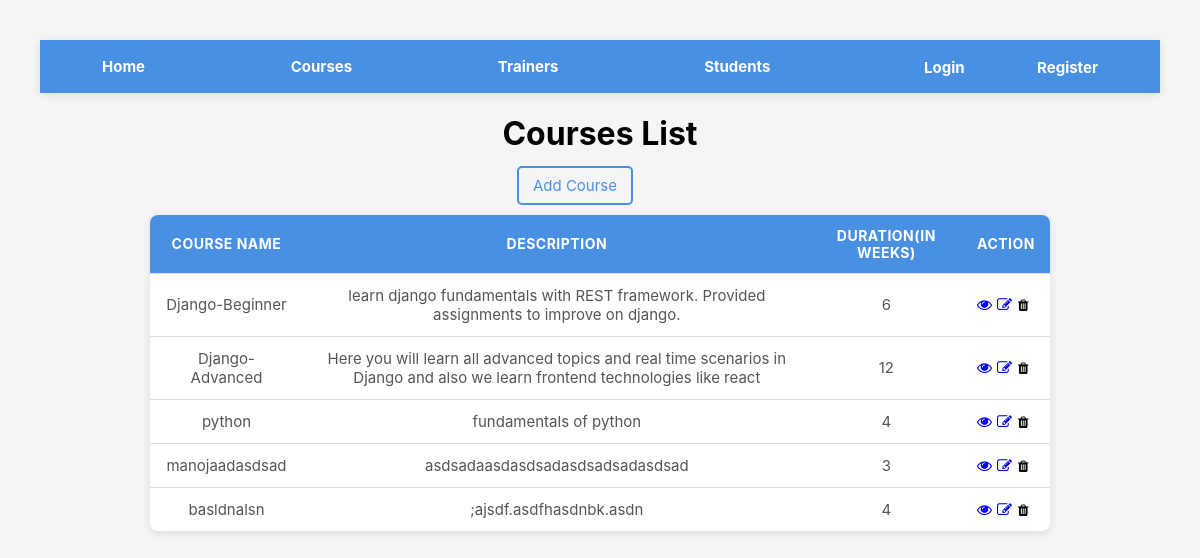
Before: /academy/courses/ with the older database file.
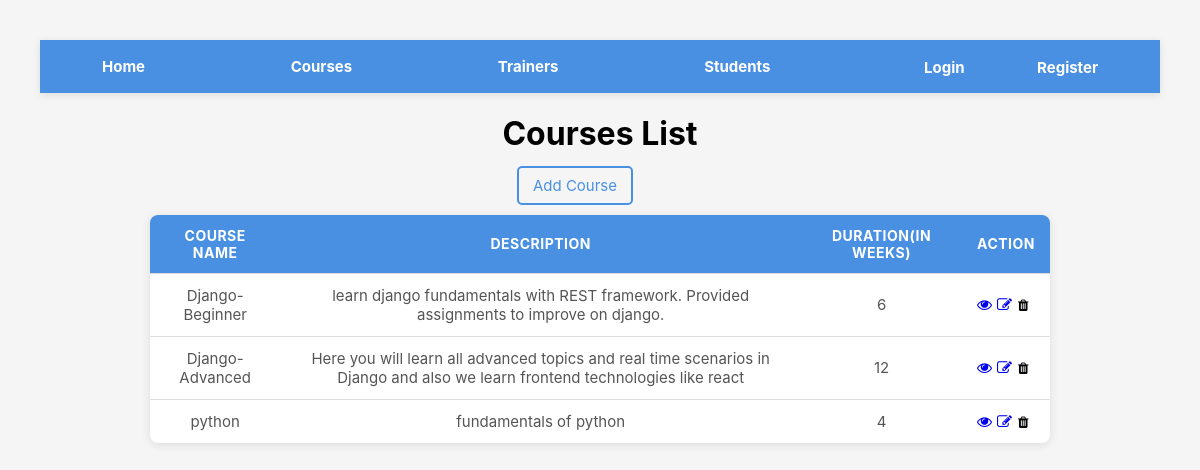
After: the same page with the newer database file.
### academy/models.py (models this page shows, shortened)
class Course(models.Model):
    course_name = models.CharField(max_length=50)
    description = models.TextField(max_length=250)
    duration = models.PositiveIntegerField()
    course_image = models.ImageField(upload_to='images',default="images/default.jpg",blank=True)
    created_at = models.DateField(auto_now_add=True)
    updated_at = models.DateField(auto_now=True)

### academy/views.py (the view)
# urls.py: path('courses/', views.course,name='course'),
def course(request):
    courses = Course.objects.all()
    context = {
        'courses' : courses,
    }
    return render(request, 'course.html',context)

### templates/course.html (shortened to what this page needs)
{% extends 'navbar.html' %}
{% load static %}
    {% block content %}
    <h1>Courses List</h1>
    <a href="{% url 'add_course' %}" style=" margin: 10px 50px 20px 0; padding: 8px 14px;border: 2px solid #4a90e2; color: #4a90e2; text-decoration: none; border-radius: 5px; font-size: 15px;">Add Course</a>
    <br><br>
        <table>
        <thead>
            <tr>
                <th>Course Name</th>
                <th>Description</th>
                <th>Duration(in weeks)</th>
                <th>Action</th>
            </tr>
        </thead>
        <tbody>
            {% for course in courses %}
            <tr>
                <td>{{course.course_name}}</td>
                <td>{{course.description}}</td>
                <td>{{course.duration}}</td>
                <td>
                    <div style="display:flex; gap:5px; align-items:center">
                        <a href="{% url 'view_course' course.id %}"><i class="fa fa-eye"></i></a>
                        <a href="{% url 'edit_course' course.id %}"><i class="fa fa-edit"></i></a>
                        <form action="{% url 'delete_course' course.id %}" method="POST">
                            <button type="submit" style="border:none; background:none; cursor:pointer; margin-left: -5px;">
                                <i class="fa fa-trash"></i>
                            </button>
                        </form>
                    </div>
                </td>
            </tr>
        {% endfor %}
        </tbody>
    </table>
    {% endblock %}

Changed rows visible on the page:
removed Course: course_name "manojaadasdsad", description "asdsadaasdasdsadasdsadsadasdsad", duration "3"
removed Course: course_name "basldnalsn", description ";ajsdf.asdfhasdnbk.asdn", duration "4"
